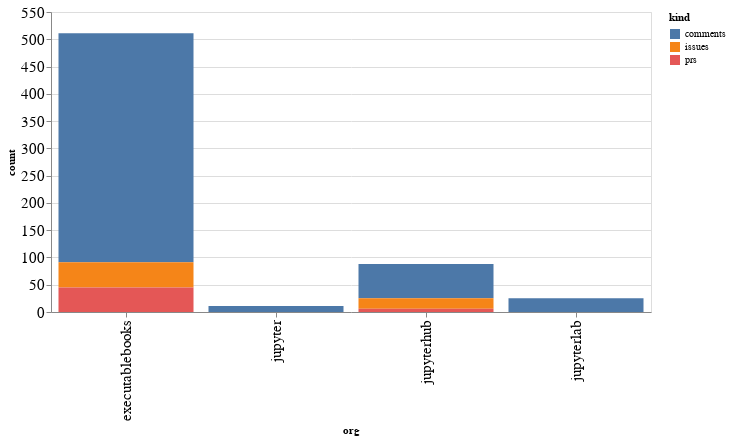

The notebook cell this image was saved under:
### Code cell
alt.Chart(org_summaries, width=600).mark_bar().encode(
    x='org',
    y='count',
    color='kind',
    tooltip="org"
)

### Figure 1 — Vega-Lite specification as saved in the notebook (floating-point values rounded to 4 significant figures)
{"config": {"axisLeft": {"labelFontSize": 15}, "axisBottom": {"labelFontSize": 15}}, "data": {"name": "data-fa625cd22bf7d15e36b872c0f6feee41"}, "mark": "bar", "encoding": {"color": {"type": "nominal", "field": "kind"}, "tooltip": {"type": "nominal", "field": "org"}, "x": {"type": "nominal", "field": "org"}, "y": {"type": "quantitative", "field": "count"}}, "width": 600, "$schema": "https://vega.github.io/schema/vega-lite/v4.8.1.json", "datasets": {"data-fa625cd22bf7d15e36b872c0f6feee41": [{"org": "executablebooks", "kind": "comments", "count": 420}, {"org": "executablebooks", "kind": "issues", "count": 46}, {"org": "executablebooks", "kind": "prs", "count": 45}, {"org": "jupyter", "kind": "comments", "count": 11}, {"org": "jupyterhub", "kind": "comments", "count": 63}, {"org": "jupyterhub", "kind": "issues", "count": 19}, {"org": "jupyterhub", "kind": "prs", "count": 6}, {"org": "jupyterlab", "kind": "comments", "count": 25}]}}
